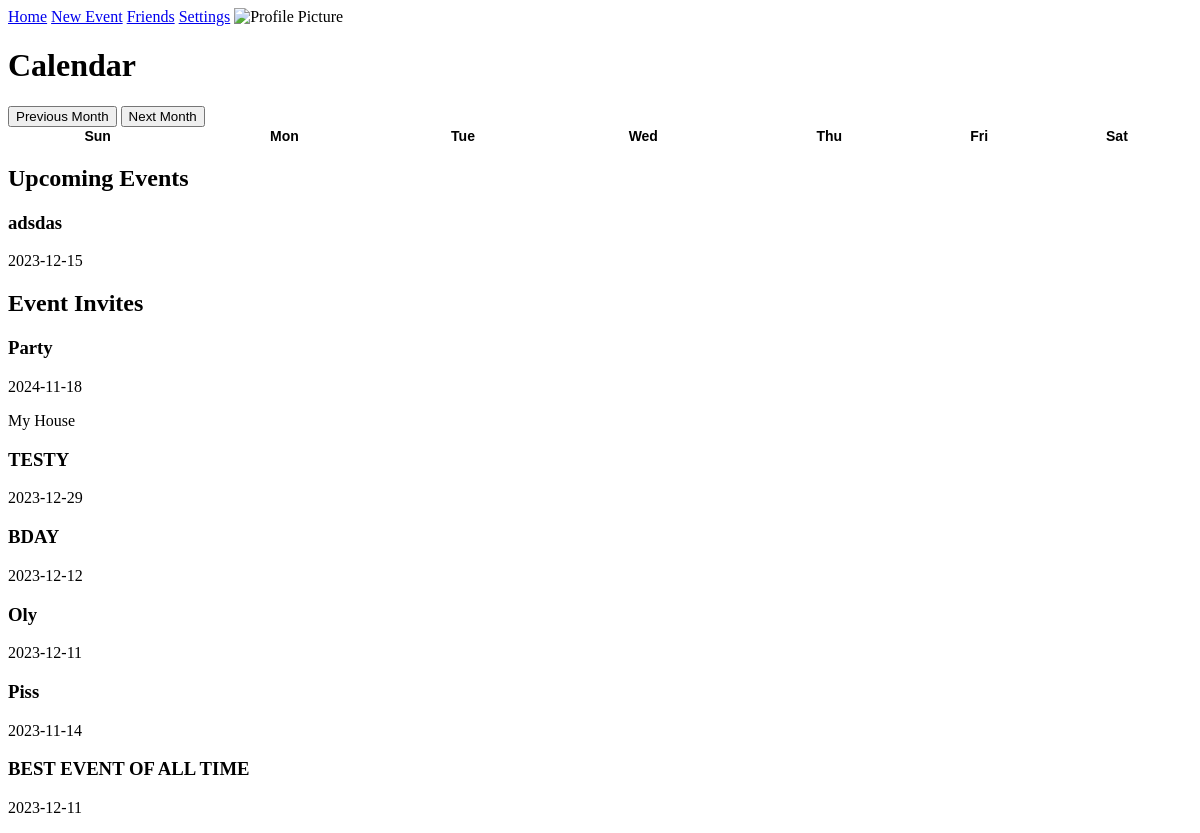
Before: /home (signed in) with the older database file.
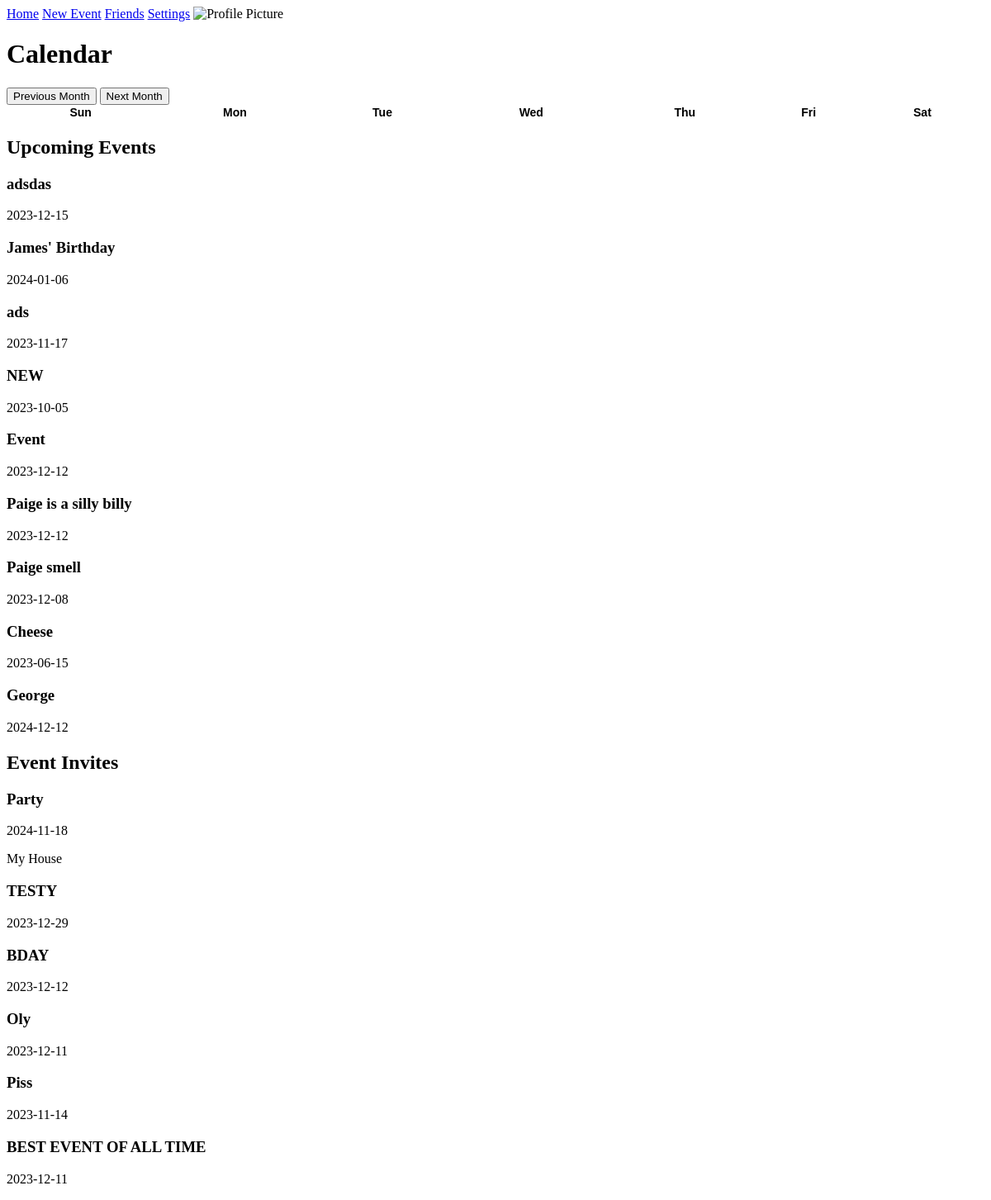
After: the same page with the newer database file.
### run.py (models this page shows)
class Event(db.Model):
    id = db.Column(db.Integer, primary_key=True)
    name = db.Column(db.String(32))
    description = db.Column(db.String(120))
    location = db.Column(db.String(120))
    date = db.Column(db.String(120))
    time = db.Column(db.String(120))
    user_id = db.Column(db.Integer, db.ForeignKey('user.id'))

### run.py (the view)
@app.route('/home')
def home():
    if checkUser():
        username = User.query.filter_by(id=session['userID']).first().username
        picture = './static/uploads/' + username + '.jpg'
        events = Event.query.filter_by(user_id=session['userID']).all()
        invitations = EventFriend.query.filter_by(friend_id=session['userID']).all()
        eventInvitations = []
        for i in invitations:
            eventInvitations.append(Event.query.filter_by(id=i.event_id).first())
        return render_template('home.html', profile_picture=picture, username=username, events=events, eventInvitations=eventInvitations)
    else:
        return render_template('index.html')

### run.py (called while the page is built)
def checkUser():
    if session.get('logged_in'):
        return True
    else:
        return False

### templates/home.html (shortened to what this page needs)
{% extends 'base.html' %}
{% block content %}
<body onload="Calendar()">
  <nav>
    <a href="/home">Home</a>
    <a href="/create_event">New Event</a>
    <a href="/friends">Friends</a>
    <a href="/settings">Settings</a>
    <img id="profile-picture" src="{{ profile_picture }}" alt="Profile Picture" onclick="changeProfilePicture()">
  </nav>
  <h1>Calendar</h1>
  <button onclick="prevMonth()">Previous Month</button>
  <button onclick="nextMonth()">Next Month</button>
  <table id="calendar">
    <thead>
      <tr>
        <th>Sun</th>
        <th>Mon</th>
        <th>Tue</th>
        <th>Wed</th>
        <th>Thu</th>
        <th>Fri</th>
        <th>Sat</th>
      </tr>
    </thead>
  </table>
  <h2>Upcoming Events</h2>
  {% for event in events %}
    <div class="event">
      <h3>{{ event.name }}</h3>
      <p>{{ event.date }}</p>
    </div>
  {% endfor %}
  {% if eventInvitations|length > 0 %}
    <h2>Event Invites</h2>
    {% for event in eventInvitations %}
      <div class="event">
        <h3>{{ event.name }}</h3>
        <p>{{ event.date }}</p>
        <p>{{ event.location }}</p>
      </div>
    {% endfor %}
  {% endif %}
{% endblock %}

### templates/base.html (shortened to what this page needs)
<!DOCTYPE html>
<html lang="en">
<head>
  <link rel="stylesheet" href="../static/stylesheet.css">
</head>
  {% block content %}{% endblock %}
</body>
</html>

### static/stylesheet.css (style rules this page uses)
#calendar { font-family: Arial, Helvetica, sans-serif; font-size: 14px; width: 100%; border-collapse: collapse; }

Changed rows visible on the page:
added Event: name "James' Birthday", date "2024-01-06", shown under "Upcoming Events"
added Event: name "ads", date "2023-11-17", shown under "Upcoming Events"
added Event: name "NEW", date "2023-10-05", shown under "Upcoming Events"
added Event: name "Event", date "2023-12-12", shown under "Upcoming Events"
added Event: name "Paige is a silly billy", date "2023-12-12", shown under "Upcoming Events"
added Event: name "Paige smell", date "2023-12-08", shown under "Upcoming Events"
added Event: name "Cheese", date "2023-06-15", shown under "Upcoming Events"
added Event: name "George", date "2024-12-12", shown under "Upcoming Events"
